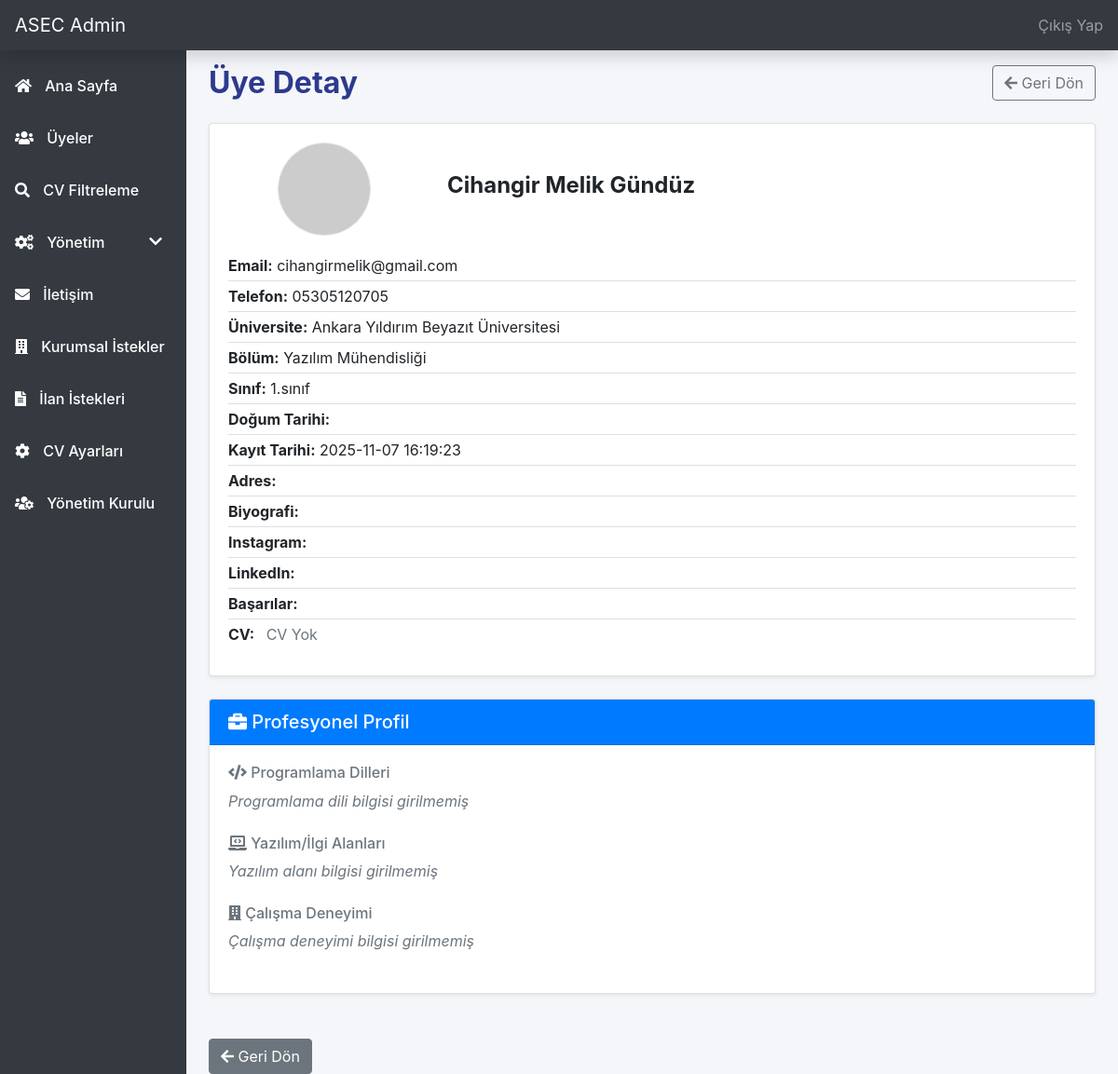
Page /admin/uye-detay.php?id=34 (signed in) on the committed database.
### tables this page shows
CREATE TABLE `users` (
  `id` int(11) NOT NULL,
  `name` varchar(100) NOT NULL,
  `phone` varchar(30) NOT NULL,
  `email` varchar(120) NOT NULL,
  `university` varchar(100) NOT NULL,
  `department` varchar(100) NOT NULL,
  `class` varchar(20) NOT NULL,
  `password` varchar(255) NOT NULL,
  `created_at` timestamp NOT NULL DEFAULT current_timestamp(),
  `cv` varchar(255) DEFAULT NULL,
  `avatar` varchar(255) DEFAULT NULL,
  `birthdate` date DEFAULT NULL,
  `address` varchar(255) DEFAULT NULL,
  `bio` text DEFAULT NULL,
  `instagram` varchar(120) DEFAULT NULL,
  `linkedin` varchar(120) DEFAULT NULL,
  `achievements` text DEFAULT NULL
);

### src/admin/uye-detay.php (the view, shortened to what this page needs)
<?php
require_once 'includes/config.php';
include 'admin-header.php';
include 'sidebar.php';
$id = intval($_GET['id'] ?? 0);
$sql = "SELECT * FROM users WHERE id = ?";
$stmt = $conn->prepare($sql);
$stmt->bind_param('i', $id);
$stmt->execute();
$result = $stmt->get_result();
$uye = $result->fetch_assoc();
$cv_sql = "SELECT major, languages, software_fields, companies, cv_filename FROM user_cv_profiles WHERE user_id = ?";
$cv_stmt = $conn->prepare($cv_sql);
$cv_stmt->bind_param('i', $id);
$cv_stmt->execute();
$cv_result = $cv_stmt->get_result();
$cv_data = $cv_result->fetch_assoc();
$languages = [];
$software_fields = [];
$companies = [];
?>
<main class="container-fluid">
    <div class="row">
        <div class="col-md-9 ml-sm-auto col-lg-10 px-md-4">
            <div class="d-flex align-items-center justify-content-between mb-4">
                <h2 class="font-weight-bold mb-0" style="color:#2d3a8c;">Üye Detay</h2>
                <a href="uyeler-yonetim.php" class="btn btn-outline-secondary"><i class="fas fa-arrow-left"></i> Geri Dön</a>
            </div>
            <div class="card shadow-sm mb-4">
    <div class="card-body">
        <div class="row align-items-center mb-3">
            <div class="col-md-3 text-center mb-3 mb-md-0">
                <?php
                $avatar_path = '../uploads/avatar/' . htmlspecialchars($uye['avatar']);
                $default_avatar = 'https://ui-avatars.com/api/?name=' . urlencode($uye['name']);
                if($uye['avatar'] && file_exists($avatar_path)) {
                    echo '<img src="' . $avatar_path . '" alt="Avatar" class="rounded-circle border" style="width:100px;height:100px;object-fit:cover;">';
                } else {
                    echo '<img src="' . $default_avatar . '" alt="Avatar" class="rounded-circle border" style="width:100px;height:100px;object-fit:cover;">';
                }
                ?>
            </div>
            <div class="col-md-9">
                <h4 class="font-weight-bold mb-2"><?php echo htmlspecialchars($uye['name']); ?></h4>
            </div>
        </div>
        <ul class="list-group list-group-flush mb-2">
            <li class="list-group-item px-0 py-1"><strong>Email:</strong> <?php echo htmlspecialchars($uye['email']); ?></li>
            <li class="list-group-item px-0 py-1"><strong>Telefon:</strong> <?php echo htmlspecialchars($uye['phone']); ?></li>
            <li class="list-group-item px-0 py-1"><strong>Üniversite:</strong> <?php echo htmlspecialchars($uye['university']); ?></li>
            <li class="list-group-item px-0 py-1"><strong>Bölüm:</strong> <?php echo htmlspecialchars($uye['department']); ?></li>
            <li class="list-group-item px-0 py-1"><strong>Sınıf:</strong> <?php echo htmlspecialchars($uye['class']); ?></li>
            <li class="list-group-item px-0 py-1"><strong>Doğum Tarihi:</strong> <?php echo htmlspecialchars($uye['birthdate']); ?></li>
            <li class="list-group-item px-0 py-1"><strong>Kayıt Tarihi:</strong> <?php echo htmlspecialchars($uye['created_at']); ?></li>
            <li class="list-group-item px-0 py-1"><strong>Adres:</strong> <?php echo htmlspecialchars($uye['address']); ?></li>
            <li class="list-group-item px-0 py-1"><strong>Biyografi:</strong> <?php echo nl2br(htmlspecialchars($uye['bio'])); ?></li>
            <li class="list-group-item px-0 py-1"><strong>Instagram:</strong> <?php echo htmlspecialchars($uye['instagram']); ?></li>
            <li class="list-group-item px-0 py-1"><strong>LinkedIn:</strong> <?php echo htmlspecialchars($uye['linkedin']); ?></li>
            <li class="list-group-item px-0 py-1"><strong>Başarılar:</strong> <?php echo nl2br(htmlspecialchars($uye['achievements'])); ?></li>
            <li class="list-group-item px-0 py-1"><strong>CV:</strong> <?php
                if ($cv_data && !empty($cv_data['cv_filename'])) {
                    $cv_path = '../uploads/cv/' . htmlspecialchars($cv_data['cv_filename']);
                    if (file_exists($cv_path)) {
                        echo '<a href="' . $cv_path . '" target="_blank" class="btn btn-sm btn-outline-primary ml-2"><i class="fas fa-file-alt"></i> CV Görüntüle</a>';
                    } else {
                        echo '<span class="text-danger ml-2">CV dosyası bulunamadı!</span>';
                    }
                } else {
                    echo '<span class="text-muted ml-2">CV Yok</span>';
                }
            ?></li>
        </ul>
    </div>
</div>
            <div class="card shadow-sm mb-4">
                <div class="card-header bg-primary text-white">
                    <h5 class="mb-0"><i class="fas fa-briefcase"></i> Profesyonel Profil</h5>
                </div>
                <div class="card-body">
                    <div class="mb-4">
                        <h6 class="text-muted mb-2"><i class="fas fa-code"></i> Programlama Dilleri</h6>
                        <?php if (!empty($languages)): ?>
                            <div class="d-flex flex-wrap">
                                <?php foreach ($languages as $lang): ?>
                                    <span class="badge badge-primary mr-2 mb-2" style="background-color: #2d3a8c; padding: 8px 12px; font-size: 0.9rem;">
                                        <?php echo htmlspecialchars($lang); ?>
                                    </span>
                                <?php endforeach; ?>
                            </div>
                        <?php else: ?>
                            <p class="text-muted mb-0"><em>Programlama dili bilgisi girilmemiş</em></p>
                        <?php endif; ?>
                    </div>
                    <div class="mb-4">
                        <h6 class="text-muted mb-2"><i class="fas fa-laptop-code"></i> Yazılım/İlgi Alanları</h6>
                        <?php if (!empty($software_fields)): ?>
                            <div class="d-flex flex-wrap">
                                <?php foreach ($software_fields as $field): ?>
                                    <span class="badge badge-info mr-2 mb-2" style="background-color: #17a2b8; padding: 8px 12px; font-size: 0.9rem;">
                                        <?php echo htmlspecialchars($field); ?>
                                    </span>
                                <?php endforeach; ?>
                            </div>
                        <?php else: ?>
                            <p class="text-muted mb-0"><em>Yazılım alanı bilgisi girilmemiş</em></p>
                        <?php endif; ?>
                    </div>
                    <div class="mb-4">
                        <h6 class="text-muted mb-2"><i class="fas fa-building"></i> Çalışma Deneyimi</h6>
                        <?php if (!empty($companies)): ?>
                            <ul class="list-unstyled mb-0">
                                <?php foreach ($companies as $company): ?>
                                    <li class="mb-2">
                                        <i class="fas fa-check-circle text-success mr-2"></i>
                                        <strong><?php echo htmlspecialchars($company); ?></strong>
                                    </li>
                                <?php endforeach; ?>
                            </ul>
                        <?php else: ?>
                            <p class="text-muted mb-0"><em>Çalışma deneyimi bilgisi girilmemiş</em></p>
                        <?php endif; ?>
                    </div>
                </div>
            </div>
                <a href="uyeler-yonetim.php" class="btn btn-secondary mt-4"><i class="fas fa-arrow-left"></i> Geri Dön</a>
            </div>
        </div>
    </main>
</body>
</html>

### src/admin/admin-header.php (style rules this page uses)
body { background: #f5f6fa; }
.container, main { margin-left: 240px; padding-top: 70px; }

### rows in the picture
users: name "Cihangir Melik Gündüz", email "cihangirmelik@gmail.com", phone "05305120705", university "Ankara Yıldırım Beyazıt Üniversitesi", department "Yazılım Mühendisliği", class "1.sınıf", created_at "2025-11-07 16:19:23"
